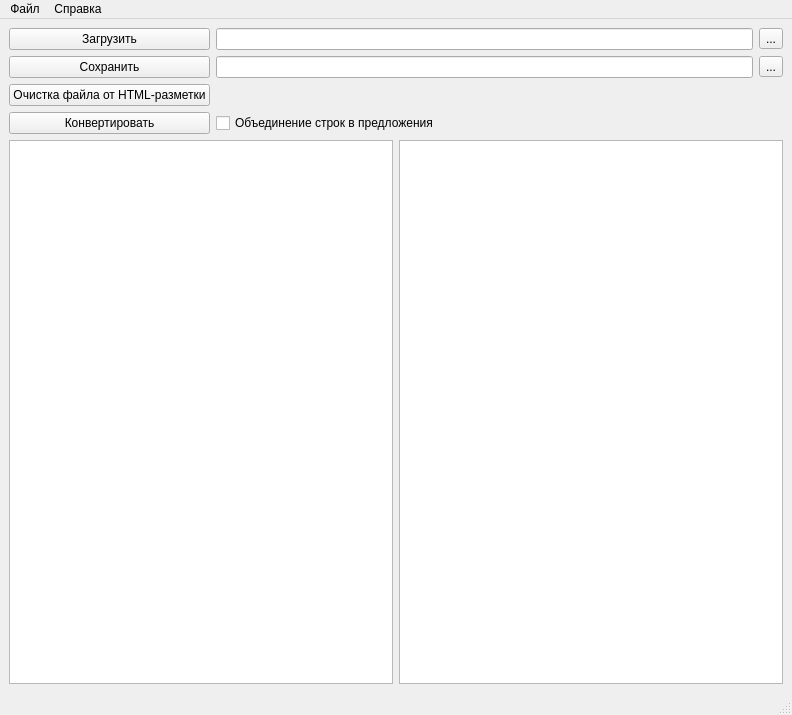
<?xml version="1.0" encoding="UTF-8"?>
<ui version="4.0">
 <class>MainWindow</class>
 <widget class="QMainWindow" name="MainWindow">
  <property name="geometry">
   <rect>
    <x>0</x>
    <y>0</y>
    <width>792</width>
    <height>715</height>
   </rect>
  </property>
  <property name="windowTitle">
   <string>SRTtoTXT</string>
  </property>
  <widget class="QWidget" name="centralwidget">
   <layout class="QVBoxLayout" name="verticalLayout">
    <item>
     <layout class="QGridLayout" name="gridLayout">
      <item row="2" column="0">
       <widget class="QPushButton" name="pushButton_read_file">
        <property name="text">
         <string>Загрузить</string>
        </property>
       </widget>
      </item>
      <item row="3" column="0">
       <widget class="QPushButton" name="pushButton_save_file">
        <property name="text">
         <string>Сохранить</string>
        </property>
       </widget>
      </item>
      <item row="3" column="2">
       <widget class="QToolButton" name="toolButton_output_file">
        <property name="text">
         <string>...</string>
        </property>
       </widget>
      </item>
      <item row="2" column="2">
       <widget class="QToolButton" name="toolButton_input_file">
        <property name="text">
         <string>...</string>
        </property>
       </widget>
      </item>
      <item row="3" column="1">
       <widget class="QLineEdit" name="lineEdit_output_file"/>
      </item>
      <item row="4" column="0">
       <widget class="QPushButton" name="pushButton_clean">
        <property name="text">
         <string>Очистка файла от HTML-разметки</string>
        </property>
       </widget>
      </item>
      <item row="2" column="1">
       <widget class="QLineEdit" name="lineEdit_input_file"/>
      </item>
      <item row="5" column="0">
       <widget class="QPushButton" name="pushButton_convert">
        <property name="text">
         <string>Конвертировать</string>
        </property>
       </widget>
      </item>
      <item row="5" column="1">
       <widget class="QCheckBox" name="checkBox_join">
        <property name="text">
         <string>Объединение строк в предложения</string>
        </property>
       </widget>
      </item>
     </layout>
    </item>
    <item>
     <layout class="QHBoxLayout" name="horizontalLayout">
      <item>
       <widget class="QPlainTextEdit" name="plainTextEdit_input">
        <property name="readOnly">
         <bool>true</bool>
        </property>
       </widget>
      </item>
      <item>
       <widget class="QPlainTextEdit" name="plainTextEdit_output"/>
      </item>
     </layout>
    </item>
   </layout>
  </widget>
  <widget class="QMenuBar" name="menubar">
   <property name="geometry">
    <rect>
     <x>0</x>
     <y>0</y>
     <width>792</width>
     <height>25</height>
    </rect>
   </property>
   <widget class="QMenu" name="menu">
    <property name="title">
     <string>Файл</string>
    </property>
    <addaction name="action_open"/>
    <addaction name="action_open_as"/>
    <addaction name="separator"/>
    <addaction name="action_save"/>
    <addaction name="action_save_as"/>
    <addaction name="separator"/>
    <addaction name="action_exit"/>
   </widget>
   <widget class="QMenu" name="menu_2">
    <property name="title">
     <string>Справка</string>
    </property>
    <addaction name="action_about"/>
    <addaction name="action_Qt"/>
   </widget>
   <addaction name="menu"/>
   <addaction name="menu_2"/>
  </widget>
  <widget class="QStatusBar" name="statusbar"/>
  <action name="action_open">
   <property name="text">
    <string>Открыть</string>
   </property>
  </action>
  <action name="action_exit">
   <property name="text">
    <string>Выход</string>
   </property>
  </action>
  <action name="action_Qt">
   <property name="text">
    <string>О Qt</string>
   </property>
  </action>
  <action name="action_about">
   <property name="text">
    <string>О программе</string>
   </property>
  </action>
  <action name="action_open_as">
   <property name="text">
    <string>Открыть как...</string>
   </property>
  </action>
  <action name="action_save">
   <property name="text">
    <string>Сохранить</string>
   </property>
  </action>
  <action name="action_save_as">
   <property name="text">
    <string>Сохранить как...</string>
   </property>
  </action>
 </widget>
 <resources/>
 <connections>
  <connection>
   <sender>action_exit</sender>
   <signal>triggered()</signal>
   <receiver>MainWindow</receiver>
   <slot>close()</slot>
   <hints>
    <hint type="sourcelabel">
     <x>-1</x>
     <y>-1</y>
    </hint>
    <hint type="destinationlabel">
     <x>426</x>
     <y>357</y>
    </hint>
   </hints>
  </connection>
  <connection>
   <sender>action_open</sender>
   <signal>triggered()</signal>
   <receiver>MainWindow</receiver>
   <slot>load_file()</slot>
   <hints>
    <hint type="sourcelabel">
     <x>-1</x>
     <y>-1</y>
    </hint>
    <hint type="destinationlabel">
     <x>426</x>
     <y>357</y>
    </hint>
   </hints>
  </connection>
  <connection>
   <sender>pushButton_convert</sender>
   <signal>clicked()</signal>
   <receiver>MainWindow</receiver>
   <slot>convert_srt_to_txt()</slot>
   <hints>
    <hint type="sourcelabel">
     <x>117</x>
     <y>145</y>
    </hint>
    <hint type="destinationlabel">
     <x>426</x>
     <y>357</y>
    </hint>
   </hints>
  </connection>
  <connection>
   <sender>pushButton_clean</sender>
   <signal>clicked()</signal>
   <receiver>MainWindow</receiver>
   <slot>clean_srt()</slot>
   <hints>
    <hint type="sourcelabel">
     <x>172</x>
     <y>114</y>
    </hint>
    <hint type="destinationlabel">
     <x>340</x>
     <y>47</y>
    </hint>
   </hints>
  </connection>
  <connection>
   <sender>action_about</sender>
   <signal>triggered()</signal>
   <receiver>MainWindow</receiver>
   <slot>show_about_window()</slot>
   <hints>
    <hint type="sourcelabel">
     <x>-1</x>
     <y>-1</y>
    </hint>
    <hint type="destinationlabel">
     <x>426</x>
     <y>357</y>
    </hint>
   </hints>
  </connection>
  <connection>
   <sender>action_Qt</sender>
   <signal>triggered()</signal>
   <receiver>MainWindow</receiver>
   <slot>show_aboutqt_window()</slot>
   <hints>
    <hint type="sourcelabel">
     <x>-1</x>
     <y>-1</y>
    </hint>
    <hint type="destinationlabel">
     <x>426</x>
     <y>357</y>
    </hint>
   </hints>
  </connection>
  <connection>
   <sender>toolButton_input_file</sender>
   <signal>clicked()</signal>
   <receiver>MainWindow</receiver>
   <slot>open_file_dialog()</slot>
   <hints>
    <hint type="sourcelabel">
     <x>767</x>
     <y>48</y>
    </hint>
    <hint type="destinationlabel">
     <x>426</x>
     <y>357</y>
    </hint>
   </hints>
  </connection>
  <connection>
   <sender>pushButton_read_file</sender>
   <signal>clicked()</signal>
   <receiver>MainWindow</receiver>
   <slot>load_file()</slot>
   <hints>
    <hint type="sourcelabel">
     <x>180</x>
     <y>48</y>
    </hint>
    <hint type="destinationlabel">
     <x>522</x>
     <y>64</y>
    </hint>
   </hints>
  </connection>
  <connection>
   <sender>toolButton_output_file</sender>
   <signal>clicked()</signal>
   <receiver>MainWindow</receiver>
   <slot>set_txt_file_name()</slot>
   <hints>
    <hint type="sourcelabel">
     <x>773</x>
     <y>82</y>
    </hint>
    <hint type="destinationlabel">
     <x>731</x>
     <y>127</y>
    </hint>
   </hints>
  </connection>
  <connection>
   <sender>pushButton_save_file</sender>
   <signal>clicked()</signal>
   <receiver>MainWindow</receiver>
   <slot>save_file()</slot>
   <hints>
    <hint type="sourcelabel">
     <x>200</x>
     <y>73</y>
    </hint>
    <hint type="destinationlabel">
     <x>504</x>
     <y>126</y>
    </hint>
   </hints>
  </connection>
  <connection>
   <sender>action_open_as</sender>
   <signal>triggered()</signal>
   <receiver>MainWindow</receiver>
   <slot>open_file_dialog()</slot>
   <hints>
    <hint type="sourcelabel">
     <x>-1</x>
     <y>-1</y>
    </hint>
    <hint type="destinationlabel">
     <x>395</x>
     <y>357</y>
    </hint>
   </hints>
  </connection>
  <connection>
   <sender>action_save</sender>
   <signal>triggered()</signal>
   <receiver>MainWindow</receiver>
   <slot>save_file()</slot>
   <hints>
    <hint type="sourcelabel">
     <x>-1</x>
     <y>-1</y>
    </hint>
    <hint type="destinationlabel">
     <x>395</x>
     <y>357</y>
    </hint>
   </hints>
  </connection>
  <connection>
   <sender>action_save_as</sender>
   <signal>triggered()</signal>
   <receiver>MainWindow</receiver>
   <slot>save_file_dialog()</slot>
   <hints>
    <hint type="sourcelabel">
     <x>-1</x>
     <y>-1</y>
    </hint>
    <hint type="destinationlabel">
     <x>395</x>
     <y>357</y>
    </hint>
   </hints>
  </connection>
 </connections>
 <slots>
  <slot>open_file_dialog()</slot>
  <slot>convert_srt_to_txt()</slot>
  <slot>clean_srt()</slot>
  <slot>show_aboutqt_window()</slot>
  <slot>show_about_window()</slot>
  <slot>load_file()</slot>
  <slot>save_file_dialog()</slot>
  <slot>set_txt_file_name()</slot>
  <slot>save_file()</slot>
 </slots>
</ui>
